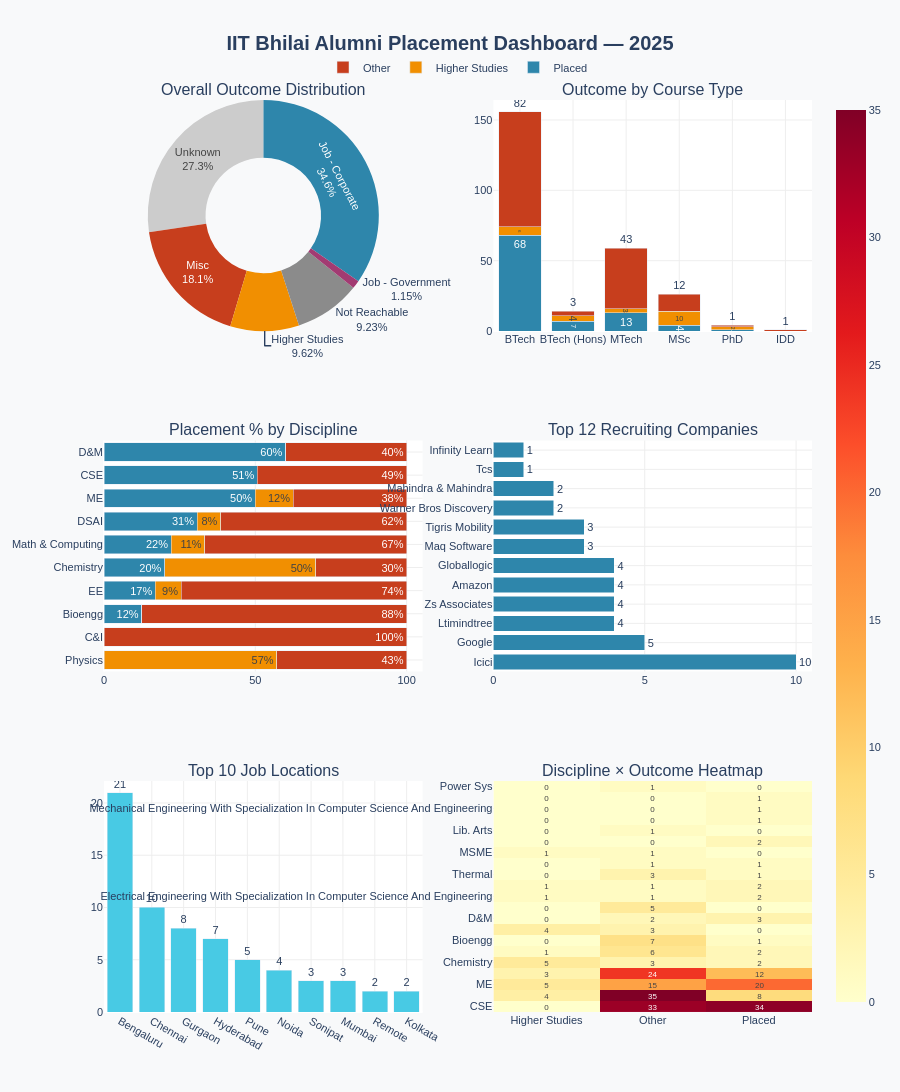

Source (notebook cell):
### Code cell
import pandas as pd
import numpy as np
import plotly.graph_objects as go
import plotly.express as px
from plotly.subplots import make_subplots
import warnings
warnings.filterwarnings('ignore')

# ── LOAD ────────────────────────────────────────────────────────
df = pd.read_csv("alumni_cleaned.csv")

COLORS = {
    'Job - Corporate':  '#2E86AB',
    'Job - Government': '#A23B72',
    'Higher Studies':   '#F18F01',
    'Misc':             '#C73E1D',
    'Not Reachable':    '#8B8B8B',
    'Unknown':          '#CCCCCC',
}
OUTCOME_COLORS = {
    'Placed':          '#2E86AB',
    'Higher Studies':  '#F18F01',
    'Other':           '#C73E1D',
}

short = {
    'Computer Science And Engineering':                             'CSE',
    'Data Science And Artificial Intelligence':                     'DSAI',
    'Electrical Engineering':                                       'EE',
    'Mechanical Engineering':                                       'ME',
    'Mathematics And Computing':                                    'Math & Computing',
    'Materials Science And Metallurgical Engineering':              'MSME',
    'Electronics And Communication Engineering':                    'ECE',
    'Control And Instrumentation':                                  'C&I',
    'Electric Vehicle Technology':                                  'EV Tech',
    'Design And Manufacturing':                                     'D&M',
    'Bioengineering':                                               'Bioengg',
    'Chemistry':                                                    'Chemistry',
    'Physics':                                                      'Physics',
    'Thermal And Fluids Engineering':                               'Thermal',
    'Power Systems And Power Electronics':                          'Power Sys',
    'Mechatronics Engineering':                                     'Mechatronics',
    'Liberal Arts':                                                 'Lib. Arts',
}
df['disc_short'] = df['discipline'].map(short).fillna(df['discipline'])

# ── normalize locations ─────────────────────────────────────────
loc_map = {'Bangalore':'Bengaluru','Gurugram':'Gurgaon',
           'Noida, Up':'Noida','Bengaluru ':'Bengaluru','Gurgaon ':'Gurgaon'}
df['location'] = df['location'].replace(loc_map)

# ═══════════════════════════════════════════════════════════════
# DASHBOARD — 6 panels in one HTML file
# ═══════════════════════════════════════════════════════════════
fig = make_subplots(
    rows=3, cols=2,
    subplot_titles=(
        "Overall Outcome Distribution",
        "Outcome by Course Type",
        "Placement % by Discipline",
        "Top 12 Recruiting Companies",
        "Top 10 Job Locations",
        "Discipline × Outcome Heatmap",
    ),
    specs=[
        [{"type": "pie"},       {"type": "bar"}],
        [{"type": "bar"},       {"type": "bar"}],
        [{"type": "bar"},       {"type": "heatmap"}],
    ],
    vertical_spacing=0.12,
    horizontal_spacing=0.10,
)

# ── Panel 1: Donut ──────────────────────────────────────────────
status_c = df['status'].value_counts()
fig.add_trace(go.Pie(
    labels=status_c.index,
    values=status_c.values,
    hole=0.5,
    marker_colors=[COLORS.get(s, '#AAAAAA') for s in status_c.index],
    textinfo='percent+label',
    textfont_size=11,
    showlegend=False,
), row=1, col=1)

# ── Panel 2: Grouped bar — outcome by course ────────────────────
course_order = ['BTech','BTech (Hons)','MTech','MSc','PhD','IDD']
for outcome, color in OUTCOME_COLORS.items():
    counts = []
    for c in course_order:
        n = len(df[(df['course'] == c) & (df['outcome'] == outcome)])
        counts.append(n)
    fig.add_trace(go.Bar(
        name=outcome, x=course_order, y=counts,
        marker_color=color, showlegend=True,
        text=counts, textposition='outside',
    ), row=1, col=2)

# ── Panel 3: Stacked horizontal — placement % by discipline ─────
disc_out = (
    df.groupby(['disc_short','outcome'])
    .size().unstack(fill_value=0)
)
disc_out['total'] = disc_out.sum(axis=1)
disc_out = disc_out.nlargest(10, 'total').drop(columns='total')
disc_pct = disc_out.div(disc_out.sum(axis=1), axis=0) * 100
disc_pct = disc_pct.sort_values('Placed', ascending=True)

for outcome, color in OUTCOME_COLORS.items():
    if outcome in disc_pct.columns:
        fig.add_trace(go.Bar(
            name=outcome,
            y=disc_pct.index.tolist(),
            x=disc_pct[outcome].round(1).tolist(),
            orientation='h',
            marker_color=color,
            showlegend=False,
            text=disc_pct[outcome].round(0).astype(int).astype(str) + '%',
            textposition='inside',
        ), row=2, col=1)

# ── Panel 4: Lollipop → bar for Plotly (top companies) ──────────
placed = df[df['status'] == 'Job - Corporate'].copy()
placed['company'] = placed['company'].replace({'Icici Bank':'Icici','Lti Mind Tree':'Ltimindtree'})
top_co = placed['company'].value_counts().head(12)

fig.add_trace(go.Bar(
    x=top_co.values,
    y=top_co.index,
    orientation='h',
    marker_color='#2E86AB',
    marker_line_color='white',
    text=top_co.values,
    textposition='outside',
    showlegend=False,
), row=2, col=2)

# ── Panel 5: Top locations ───────────────────────────────────────
job_df = df[df['outcome'] == 'Placed'].copy()
top_loc = job_df['location'].value_counts().dropna().head(10)

fig.add_trace(go.Bar(
    x=top_loc.index,
    y=top_loc.values,
    marker_color='#48CAE4',
    text=top_loc.values,
    textposition='outside',
    showlegend=False,
), row=3, col=1)

# ── Panel 6: Heatmap ─────────────────────────────────────────────
heat = (
    df.groupby(['disc_short','outcome'])
    .size().unstack(fill_value=0)
)
heat = heat.loc[heat.sum(axis=1).sort_values(ascending=False).index]

fig.add_trace(go.Heatmap(
    z=heat.values,
    x=heat.columns.tolist(),
    y=heat.index.tolist(),
    colorscale='YlOrRd',
    text=heat.values,
    texttemplate="%{text}",
    showscale=True,
    showlegend=False,
), row=3, col=2)

# ── Layout ───────────────────────────────────────────────────────
fig.update_layout(
    title=dict(
        text="<b>IIT Bhilai Alumni Placement Dashboard — 2025</b>",
        font=dict(size=20),
        x=0.5,
    ),
    height=1200,
    barmode='stack',
    plot_bgcolor='white',
    paper_bgcolor='#F8F9FA',
    font=dict(family='Arial', size=11),
    legend=dict(
        orientation='h', x=0.5, xanchor='center',
        y=1.02, yanchor='bottom',
        bgcolor='rgba(0,0,0,0)',
    ),
)
fig.update_xaxes(showgrid=True, gridcolor='#EEEEEE')
fig.update_yaxes(showgrid=True, gridcolor='#EEEEEE')

fig.write_html("dashboard.html")
print("✅ Saved: dashboard.html  — open this in your browser!")
fig.show()

### Figure 1 — Plotly figure (JSON) as saved in the notebook; plotly's stock layout.template omitted (floating-point values rounded to 4 significant figures)
{"data": [{"domain": {"x": [0, 0.45], "y": [0.7467, 1]}, "hole": 0.5, "labels": ["Job - Corporate", "Unknown", "Misc", "Higher Studies", "Not Reachable", "Job - Government"], "marker": {"colors": ["#2E86AB", "#CCCCCC", "#C73E1D", "#F18F01", "#8B8B8B", "#A23B72"]}, "showlegend": false, "textfont": {"size": 11}, "textinfo": "percent+label", "type": "pie", "values": [90, 71, 47, 25, 24, 3]}, {"marker": {"color": "#2E86AB"}, "name": "Placed", "showlegend": true, "text": ["68", "7", "13", "4", "1", "0"], "textposition": "outside", "type": "bar", "x": ["BTech", "BTech (Hons)", "MTech", "MSc", "PhD", "IDD"], "xaxis": "x", "y": [68, 7, 13, 4, 1, 0], "yaxis": "y"}, {"marker": {"color": "#F18F01"}, "name": "Higher Studies", "showlegend": true, "text": ["6", "4", "3", "10", "2", "0"], "textposition": "outside", "type": "bar", "x": ["BTech", "BTech (Hons)", "MTech", "MSc", "PhD", "IDD"], "xaxis": "x", "y": [6, 4, 3, 10, 2, 0], "yaxis": "y"}, {"marker": {"color": "#C73E1D"}, "name": "Other", "showlegend": true, "text": ["82", "3", "43", "12", "1", "1"], "textposition": "outside", "type": "bar", "x": ["BTech", "BTech (Hons)", "MTech", "MSc", "PhD", "IDD"], "xaxis": "x", "y": [82, 3, 43, 12, 1, 1], "yaxis": "y"}, {"marker": {"color": "#2E86AB"}, "name": "Placed", "orientation": "h", "showlegend": false, "text": ["0%", "0%", "12%", "17%", "20%", "22%", "31%", "50%", "51%", "60%"], "textposition": "inside", "type": "bar", "x": [0, 0, 12.5, 17, 20, 22.2, 30.8, 50, 50.7, 60], "xaxis": "x2", "y": ["Physics", "C&I", "Bioengg", "EE", "Chemistry", "Math & Computing", "DSAI", "ME", "CSE", "D&M"], "yaxis": "y2"}, {"marker": {"color": "#F18F01"}, "name": "Higher Studies", "orientation": "h", "showlegend": false, "text": ["57%", "0%", "0%", "9%", "50%", "11%", "8%", "12%", "0%", "0%"], "textposition": "inside", "type": "bar", "x": [57.1, 0, 0, 8.5, 50, 11.1, 7.7, 12.5, 0, 0], "xaxis": "x2", "y": ["Physics", "C&I", "Bioengg", "EE", "Chemistry", "Math & Computing", "DSAI", "ME", "CSE", "D&M"], "yaxis": "y2"}, {"marker": {"color": "#C73E1D"}, "name": "Other", "orientation": "h", "showlegend": false, "text": ["43%", "100%", "88%", "74%", "30%", "67%", "62%", "38%", "49%", "40%"], "textposition": "inside", "type": "bar", "x": [42.9, 100, 87.5, 74.5, 30, 66.7, 61.5, 37.5, 49.3, 40], "xaxis": "x2", "y": ["Physics", "C&I", "Bioengg", "EE", "Chemistry", "Math & Computing", "DSAI", "ME", "CSE", "D&M"], "yaxis": "y2"}, {"marker": {"color": "#2E86AB", "line": {"color": "white"}}, "orientation": "h", "showlegend": false, "text": [10, 5, 4, 4, 4, 4, 3, 3, 2, 2, 1, 1], "textposition": "outside", "type": "bar", "x": [10, 5, 4, 4, 4, 4, 3, 3, 2, 2, 1, 1], "xaxis": "x3", "y": ["Icici", "Google", "Ltimindtree", "Zs Associates", "Amazon", "Globallogic", "Maq Software", "Tigris Mobility", "Warner Bros Discovery", "Mahindra & Mahindra", "Tcs", "Infinity Learn"], "yaxis": "y3"}, {"marker": {"color": "#48CAE4"}, "showlegend": false, "text": [21, 10, 8, 7, 5, 4, 3, 3, 2, 2], "textposition": "outside", "type": "bar", "x": ["Bengaluru", "Chennai", "Gurgaon", "Hyderabad", "Pune", "Noida", "Sonipat", "Mumbai", "Remote", "Kolkata"], "xaxis": "x4", "y": [21, 10, 8, 7, 5, 4, 3, 3, 2, 2], "yaxis": "y4"}, {"colorscale": [[0, "rgb(255,255,204)"], [0.125, "rgb(255,237,160)"], [0.25, "rgb(254,217,118)"], [0.375, "rgb(254,178,76)"], [0.5, "rgb(253,141,60)"], [0.625, "rgb(252,78,42)"], [0.75, "rgb(227,26,28)"], [0.875, "rgb(189,0,38)"], [1, "rgb(128,0,38)"]], "showlegend": false, "showscale": true, "text": [[0, 33, 34], [4, 35, 8], [5, 15, 20], [3, 24, 12], [5, 3, 2], [1, 6, 2], [0, 7, 1], [4, 3, 0], [0, 2, 3], [0, 5, 0], [1, 1, 2], [1, 1, 2], [0, 3, 1], [0, 1, 1], [1, 1, 0], [0, 0, 2], [0, 1, 0], [0, 0, 1], [0, 0, 1], [0, 0, 1], [0, 1, 0]], "texttemplate": "%{text}", "type": "heatmap", "x": ["Higher Studies", "Other", "Placed"], "xaxis": "x5", "y": ["CSE", "EE", "ME", "DSAI", "Chemistry", "Math & Computing", "Bioengg", "Physics", "D&M", "C&I", "Electrical Engineering With Specialization In Computer Science And Engineering", "EV Tech", "Thermal", "ECE", "MSME", "Computer Science And Engineering With Specialization In Data Science And Artificial Intelligence", "Lib. Arts", "Computer Science And Engineering With Specialization In Electrical Engineering", "Mechanical Engineering With Specialization In Computer Science And Engineering", "Mechatronics", "Power Sys"], "yaxis": "y5", "z": [[0, 33, 34], [4, 35, 8], [5, 15, 20], [3, 24, 12], [5, 3, 2], [1, 6, 2], [0, 7, 1], [4, 3, 0], [0, 2, 3], [0, 5, 0], [1, 1, 2], [1, 1, 2], [0, 3, 1], [0, 1, 1], [1, 1, 0], [0, 0, 2], [0, 1, 0], [0, 0, 1], [0, 0, 1], [0, 0, 1], [0, 1, 0]]}], "layout": {"annotations": [{"font": {"size": 16}, "showarrow": false, "text": "Overall Outcome Distribution", "x": 0.225, "xanchor": "center", "xref": "paper", "y": 1, "yanchor": "bottom", "yref": "paper"}, {"font": {"size": 16}, "showarrow": false, "text": "Outcome by Course Type", "x": 0.775, "xanchor": "center", "xref": "paper", "y": 1, "yanchor": "bottom", "yref": "paper"}, {"font": {"size": 16}, "showarrow": false, "text": "Placement % by Discipline", "x": 0.225, "xanchor": "center", "xref": "paper", "y": 0.6267, "yanchor": "bottom", "yref": "paper"}, {"font": {"size": 16}, "showarrow": false, "text": "Top 12 Recruiting Companies", "x": 0.775, "xanchor": "center", "xref": "paper", "y": 0.6267, "yanchor": "bottom", "yref": "paper"}, {"font": {"size": 16}, "showarrow": false, "text": "Top 10 Job Locations", "x": 0.225, "xanchor": "center", "xref": "paper", "y": 0.2533, "yanchor": "bottom", "yref": "paper"}, {"font": {"size": 16}, "showarrow": false, "text": "Discipline × Outcome Heatmap", "x": 0.775, "xanchor": "center", "xref": "paper", "y": 0.2533, "yanchor": "bottom", "yref": "paper"}], "barmode": "stack", "font": {"family": "Arial", "size": 11}, "height": 1200, "legend": {"bgcolor": "rgba(0,0,0,0)", "orientation": "h", "x": 0.5, "xanchor": "center", "y": 1.02, "yanchor": "bottom"}, "paper_bgcolor": "#F8F9FA", "plot_bgcolor": "white", "title": {"font": {"size": 20}, "text": "<b>IIT Bhilai Alumni Placement Dashboard — 2025</b>", "x": 0.5}, "xaxis": {"anchor": "y", "domain": [0.55, 1], "gridcolor": "#EEEEEE", "showgrid": true}, "xaxis2": {"anchor": "y2", "domain": [0, 0.45], "gridcolor": "#EEEEEE", "showgrid": true}, "xaxis3": {"anchor": "y3", "domain": [0.55, 1], "gridcolor": "#EEEEEE", "showgrid": true}, "xaxis4": {"anchor": "y4", "domain": [0, 0.45], "gridcolor": "#EEEEEE", "showgrid": true}, "xaxis5": {"anchor": "y5", "domain": [0.55, 1], "gridcolor": "#EEEEEE", "showgrid": true}, "yaxis": {"anchor": "x", "domain": [0.7467, 1], "gridcolor": "#EEEEEE", "showgrid": true}, "yaxis2": {"anchor": "x2", "domain": [0.3733, 0.6267], "gridcolor": "#EEEEEE", "showgrid": true}, "yaxis3": {"anchor": "x3", "domain": [0.3733, 0.6267], "gridcolor": "#EEEEEE", "showgrid": true}, "yaxis4": {"anchor": "x4", "domain": [0, 0.2533], "gridcolor": "#EEEEEE", "showgrid": true}, "yaxis5": {"anchor": "x5", "domain": [0, 0.2533], "gridcolor": "#EEEEEE", "showgrid": true}}}
